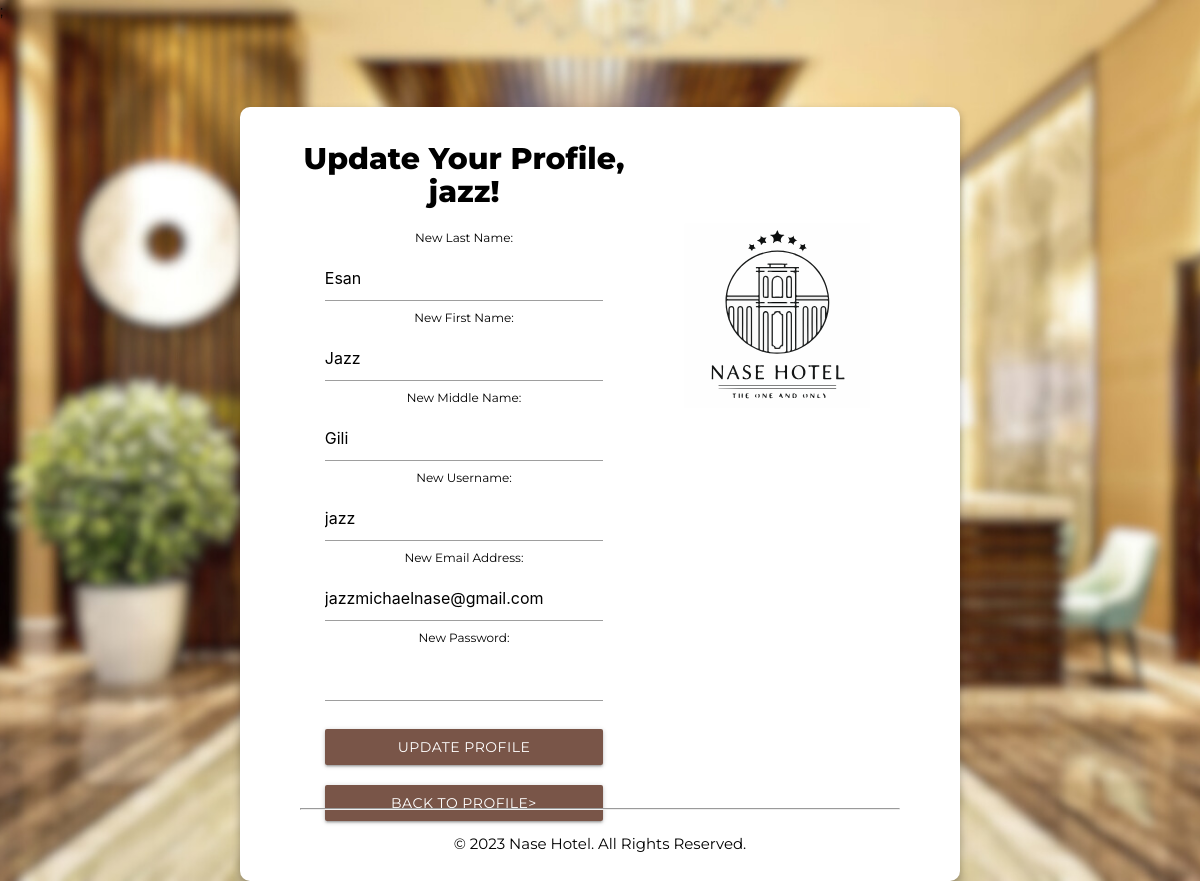
The app's page /homepages/updateprofile.php (signed in) with its own data.
### tables this page shows
CREATE TABLE `users` (
  `user_id` int(11) NOT NULL,
  `username` varchar(50) NOT NULL,
  `password` varchar(255) NOT NULL,
  `firstname` varchar(255) NOT NULL,
  `middlename` varchar(255) DEFAULT NULL,
  `lastname` varchar(255) NOT NULL,
  `emailaddress` varchar(255) NOT NULL,
  `verification_code` varchar(6) NOT NULL
);

### homepages/updateprofile.php (the view, shortened to what this page needs)
<?php
require_once('C:\xampp\htdocs\NASE HOTEL\db_config.php');
$user_id = $_SESSION["user_id"];
$user_query = "SELECT * FROM users WHERE user_id = $user_id";
$user_result = $conn->query($user_query);
if ($user_result->num_rows > 0) {
    $user = $user_result->fetch_assoc();
} else {
    echo "User not found";
    exit();
}
?>
<!DOCTYPE html>
<html lang="en">
<head>
    <link rel="stylesheet" href="https://cdnjs.cloudflare.com/ajax/libs/materialize/1.0.0/css/materialize.min.css">
</head>
<body>
    <div class="placeholder">
    <div class="container">
        <h2>Update Your Profile, <?php echo $user["username"]; ?>!</h2>
            <form class="col s12" method="post" action="<?php echo htmlspecialchars($_SERVER["PHP_SELF"]); ?>" onsubmit="return confirmReset(event)">
                <label for="new_lastname">New Last Name:</label>
                <input type="text" id="new_lastname" name="new_lastname" value="<?php echo $user["lastname"]; ?>" required>
                <label for="new_firstname">New First Name:</label>
                <input type="text" id="new_firstname" name="new_firstname" value="<?php echo $user["firstname"]; ?>" required>
                <label for="new_middlename">New Middle Name:</label>
                <input type="text" id="new_middlename" name="new_middlename" value="<?php echo $user["middlename"]; ?>">
                <label for="new_username">New Username:</label>
                <input type="text" id="new_username" name="new_username" value="<?php echo $user["username"]; ?>" required>
                <label for="new_emailaddress">New Email Address:</label>
                <input type="text" id="new_emailaddress" name="new_emailaddress" value="<?php echo $user["emailaddress"]; ?>" required>
                <label for="new_password">New Password:</label>
                <input type="password" id="new_password" name="new_password" required>
                <button class="brown btn" type="submit">Update Profile</button>
                <a class="brown btn" href="customerprofile.php">Back to Profile></a>
            </form>
    </div>
    <div class="log1">
        <img class="centered-image" src="logoyata.svg" alt="Nase Hotel">
    </div>
    </div>
<footer style="position: fixed; bottom: 3%; left: 50%; transform: translateX(-50%); width: 50%; text-align: center; color: black; font-family: 'Montserrat';">
<hr><br>
    &copy; 2023 Nase Hotel. All Rights Reserved.
</footer>
</body>
</html>

### homepages/updateprofile.php (style rules this page uses)
* { margin: 0; padding: 0; box-sizing: border-box; font-family: 'Montserrat'; }
body { background-image: url('bg.jpg'); background-size: cover; background-position: center; background-repeat: no-repeat; }
.container { width: 60%; float: left; }
h2,h3 { color: black; font-size: 30px; text-align: center; font-weight: 800; }
form { width: 80%; margin-left: auto; margin-right: auto; display: block; text-align: center; }
label { display: block; margin-bottom: 8px; color: black; }
input { padding: 8px; margin-bottom: 10px; width: 100%; }
button { margin-top: 20px; width: 100%; font-family: "Montserrat"; }
.log1 { width: 40%; display: flex; justify-content: center; align-items: center; }
.centered-image { max-width: 80%; max-height: 80%; margin-left: 20%; margin-top: 50%; object-fit: contain; }
.placeholder { width: 60%; margin-top: 7%; margin-left: auto; margin-right: auto; display: block; background-color: white; padding-bottom: 50px; padding-right: 90px; padding-left: 50px; box-shadow: 0 4px 8px rgba(0, 0, 0, 0.3); border-radius: 10px; background-color: white; overflow: hidden; }
a { width: 100%; margin-top: 20px; }

### records on screen
users: username "jazz", new_lastname "Esan", new_firstname "Jazz", new_middlename "Gili", new_username "jazz", new_emailaddress "jazzmichaelnase@gmail.com"
